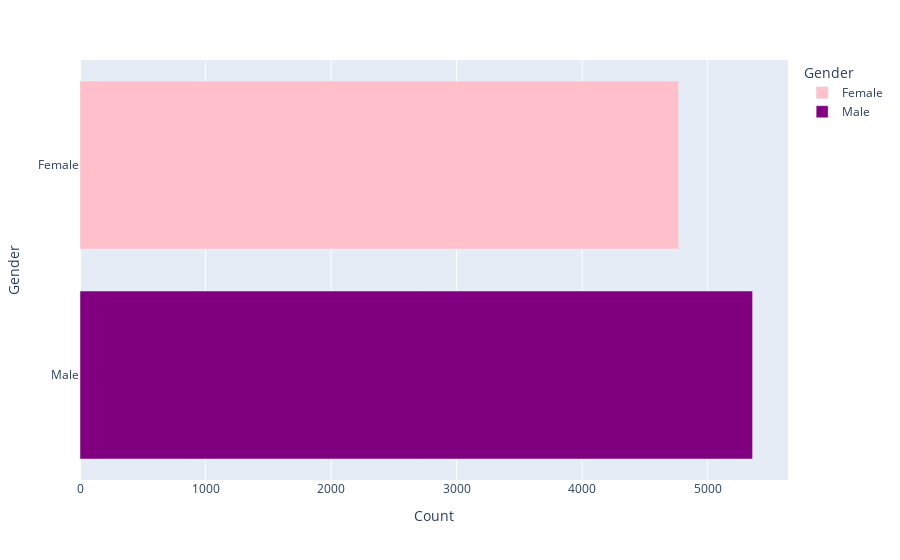

Here is the notebook cell this chart was saved with:
### Markdown cell above
### DATA SAMPLE BY GENDER

### Code cell
data_sample_chart(df_three)

### Figure 1 — Plotly figure (JSON) as saved in the notebook; plotly's stock layout.template omitted (floating-point values rounded to 4 significant figures)
{"data": [{"alignmentgroup": "True", "hovertemplate": "Gender=%{y}<br>Count=%{x}<extra></extra>", "legendgroup": "Female", "marker": {"color": "pink", "pattern": {"shape": ""}}, "name": "Female", "offsetgroup": "Female", "orientation": "h", "showlegend": true, "textposition": "auto", "type": "bar", "x": [4769], "xaxis": "x", "y": ["Female"], "yaxis": "y"}, {"alignmentgroup": "True", "hovertemplate": "Gender=%{y}<br>Count=%{x}<extra></extra>", "legendgroup": "Male", "marker": {"color": "purple", "pattern": {"shape": ""}}, "name": "Male", "offsetgroup": "Male", "orientation": "h", "showlegend": true, "textposition": "auto", "type": "bar", "x": [5358], "xaxis": "x", "y": ["Male"], "yaxis": "y"}], "layout": {"barmode": "relative", "legend": {"title": {"text": "Gender"}, "tracegroupgap": 0}, "margin": {"t": 60}, "xaxis": {"anchor": "y", "domain": [0, 1], "title": {"text": "Count"}}, "yaxis": {"anchor": "x", "categoryarray": ["Male", "Female"], "categoryorder": "array", "domain": [0, 1], "title": {"text": "Gender"}}}}
